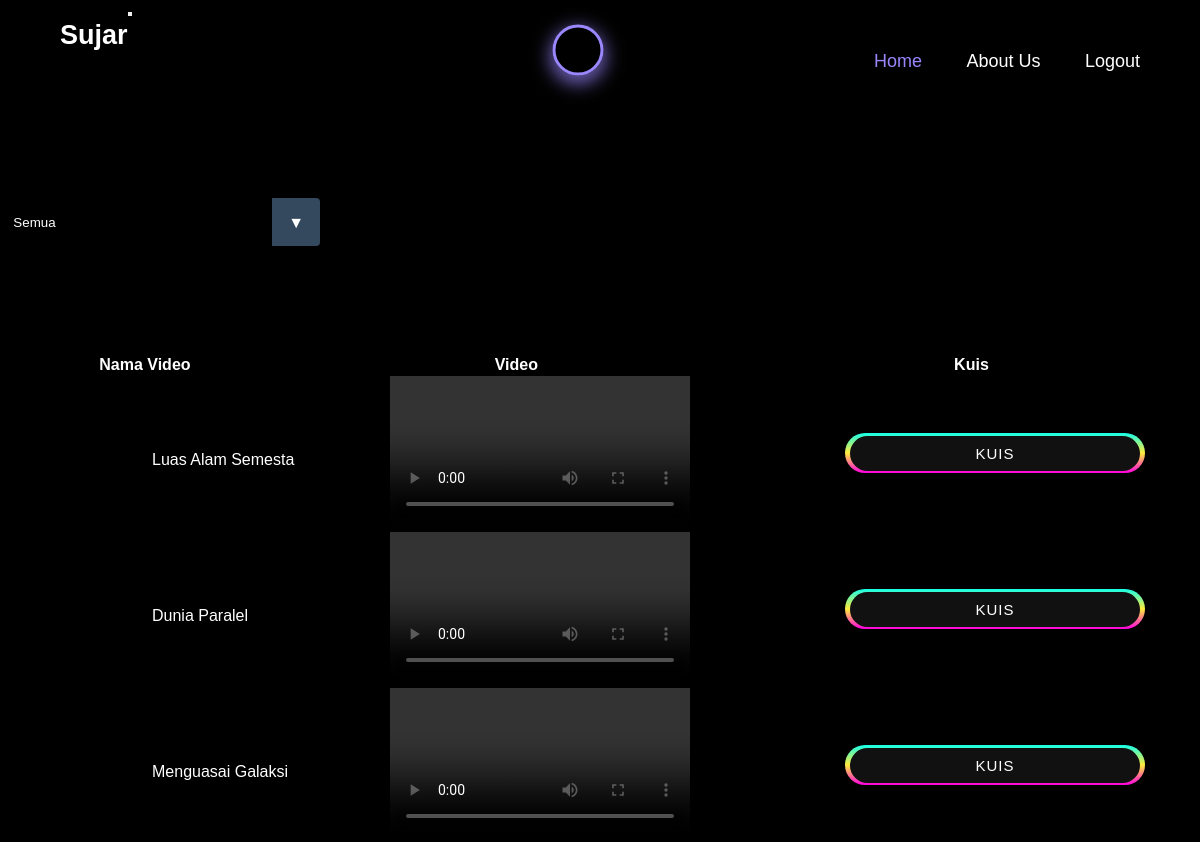
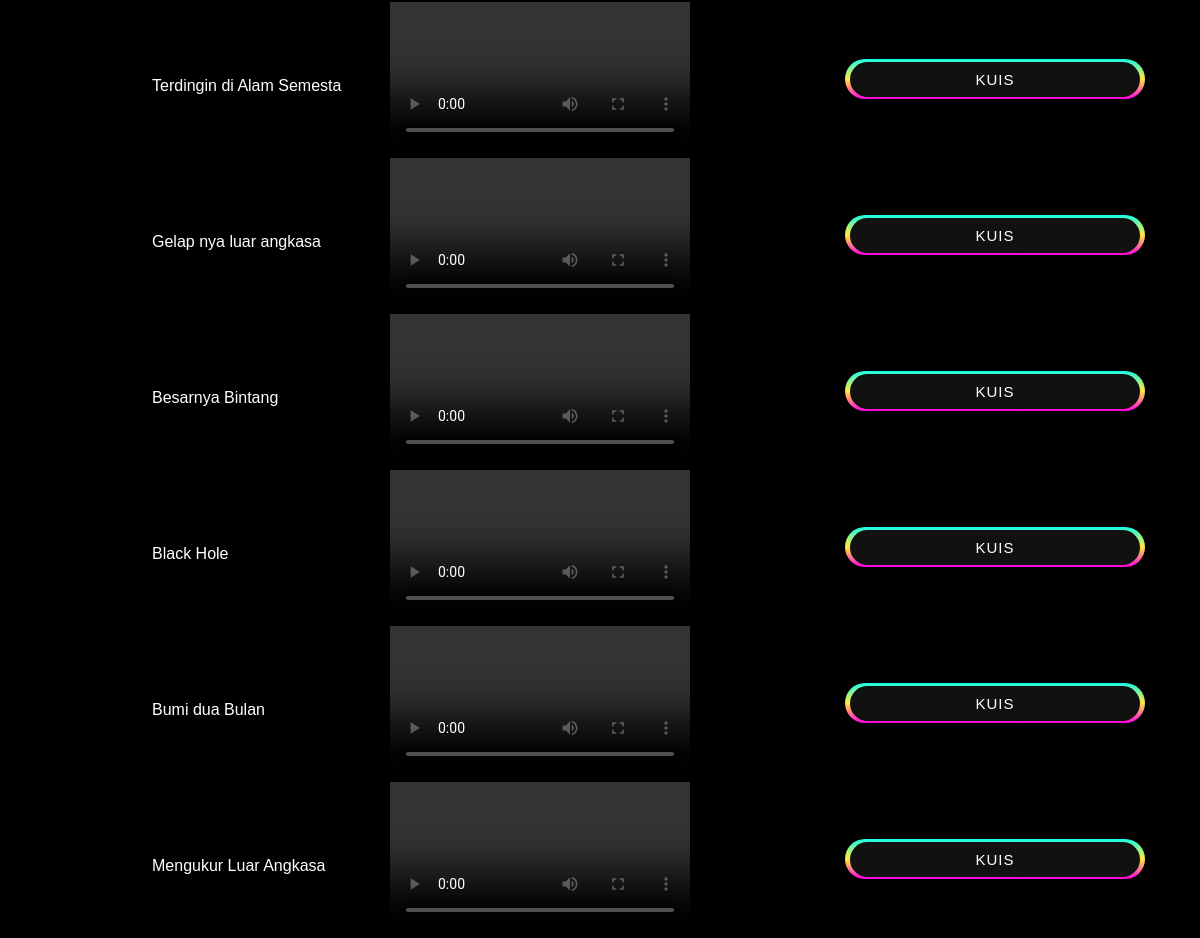
The app's page /lobby.php with its own data (2 pictures, top to bottom).
### tables this page shows
CREATE TABLE `video` (
  `video_id` int(11) NOT NULL,
  `video_nama` varchar(255) NOT NULL,
  `isi_video` varchar(225) NOT NULL,
  `kuis_video` varchar(100) NOT NULL,
  `video_category` varchar(255) NOT NULL
);

### lobby.php (the view, shortened to what this page needs)
<!DOCTYPE html>
<html lang="en">
<head>
    <link rel="stylesheet" href="Lobby.css">
</head>
<body>
<header class="header">
  <div class="header-inner">
    <div class="container-fluid px-lg-5">
      <nav class="navbar navbar-expand-lg my-navbar">
  <a class="navbar-brand" href="#"><span class="logo">
    <img src="" class="img-fluid" style="width:30px; margin:-3px 0px 0px 0px;">Sujar
  </span>
  </a>
  <div class="search-box">
  <form method="GET"action="">
          <input type="text" name="cari" id="srch" placeholder="Search" required>
  </form>
  </div>
  <button class="navbar-toggler" type="button" data-toggle="collapse" data-target="#navbarSupportedContent" aria-controls="navbarSupportedContent" aria-expanded="false" aria-label="Toggle navigation">
  </button>
  <div class="collapse navbar-collapse" id="navbarSupportedContent">
    <ul class="navbar-nav m-auto">
      <li class="nav-item active">
        <a class="nav-link" href="lobby.php" style="color : #9a86fd;" >Home<span class="sr-only"></span></a>
      </li>
      <li class="nav-item">
        <a class="nav-link" href="about_lobby.php">About Us</a>
      </li>
      <li class="nav-item">
        <a class="nav-link" href="logout.php">Logout</a>
      </li>
    </ul>
  </div>
<br><br><br><br><br><br><br>
<br><br><br>
<div class="select">
<select name="links" id="" onchange="window.location.href=this.value;" >
  <option value="index.php">Semua</option>
</select>
</div>
<br><br><br><br><br><br>
<table>
  <tr>
    <th width="500px">Nama Video</th>
    <th width="500px">Video</th>
    <th width="500px">Kuis</th>
  </tr>
<?php
include "db_conn.php";
$query = mysqli_query($conn, "SELECT * FROM video");
while($data = mysqli_fetch_array($query)){
?>
  <tr>
   <td class="nama"><?php echo $data['video_nama'] ;?></td>
   <td class="video">
  <video controls="true" width="300px">
          <source src="Video/<?php echo $data['isi_video'];?>">
  </video>
</td>
<td>
<div class="kuis">
                <div class="outer button">
                <button><a href="<?php echo $data['kuis_video'];?>">Kuis</a></button>
                </div>
</div>
</td>
</tr>
  <?php
  }
  ?>
  </table>
</body>
</html>

### Lobby.css (style rules this page uses)
* { margin: 0; padding: 0; box-sizing: none; list-style: none; font-family: 'Jost', sans-serif; }
body { background-color: black; color: white; }
nav { background-color: black; color: white; }
nav .logo { float: left; color: white; font-size: 27px; font-weight:600; line-height: 70px; padding-left: 60px; }
nav::after { content: ''; clear: both; display: table; }
nav ul { float: right; list-style: none; margin-right: 40px; position: relative; }
nav ul li { display: inline-block; background-color: black; margin: 0 5px; position: relative; }
nav ul li a { display: block; color: white; text-decoration: none; line-height: 70px; font-size: 18px; padding: 8px 15px; }
.search-box input { flex: 1; position: absolute; color: #ffffff; font-size: 16px; transform: translate(-50%, -50%); margin-left: 450px ; margin-top: 50px; background: transparent; width: 25px; height: 25px; padding: 10px; border: solid 3px #9a86fd; outline: none; border-radius: 35px; transition: all 0.5s; box-shadow: 0 4px 8px 0 rgba(0, 0, 0, 0.2), 0 6px 20px #9a86fd; }
.search-box input::placeholder { color: #efefef; opacity: 0; transition: opacity 150ms ease-out; }
.search-box input:focus, .search-box input:not(:placeholder-shown) { width: 250px; box-shadow: 0 4px 8px 0 rgba(0, 0, 0, 0.2) 0 6px 20px #ffb870; }
td .outer { background: linear-gradient(#14ffe9,#ffeb3b,#ff00e0); }
td .button { margin-left: 100px; height: 40px; width: 300px; display: flex; align-items: center; justify-content: center; border-radius: 50px; }
td .outer button, .outer span { position: absolute; }
td .outer button { background: #111; color: #f2f2f2; outline: none; border: none; font-size: 15px; letter-spacing: 1px; text-transform: uppercase; cursor: pointer; }
td .button button { height: 35px; width: 290px; border-radius: 50px ; }
td .button button a { color:white; text-decoration: none; }
td .outer { animation: rotate 1.5s linear infinite; }
td.nama { position: absolute; margin-left: 150px; margin-top: 75px; }
td.video video { position: relative; margin-left: 100px; }
select { appearance: none; outline: 0; border: 0; box-shadow: none; flex: 1; padding: 0 1em; color: #fff; background-color: var(--darkgray); background-image: none; cursor: pointer; }
.select { position: relative; display: flex; width: 20em; height: 3em; border-radius: .25em; overflow: hidden; }
.select::after { content: '\25BC'; position: absolute; top: 0; right: 0; padding: 1em; background-color: #34495e; transition: .25s all ease; pointer-events: none; }
.select select option { background-color: black; color: white; }

### records on screen
video: video_nama "Luas Alam Semesta"
video: video_nama "Dunia Paralel"
video: video_nama "Menguasai Galaksi"
video: video_nama "Terdingin di Alam Semesta"
video: video_nama "Gelap nya luar angkasa"
video: video_nama "Besarnya Bintang"
video: video_nama "Black Hole"
video: video_nama "Bumi dua Bulan"
video: video_nama "Mengukur Luar Angkasa"
